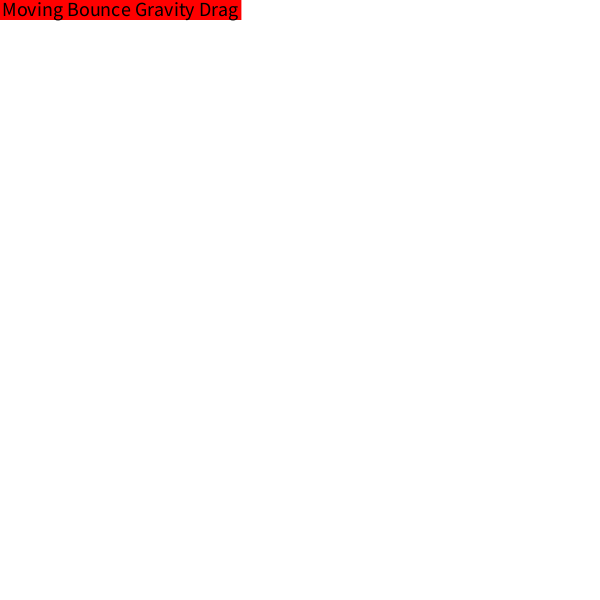
Frame 1 (no input)
Frame 60 (the mouse pressed at the canvas centre just before this capture): identical to frame 1, image omitted
Frame 120 (the mouse held since frame 60 and released just before this capture): identical to frame 1, image omitted

The Processing sketch that drew this single still picture (run headless with seeded random() and noise(); from frame 60 on, the mouse is pressed at the canvas centre):

// Processing sketch: SpringArrayRunner
// ── SpringArrayRunner.pde
/** -----------------------------------------------
SpringArrayDriver (Most Work Goes Here)

You will write a program that creates an array of orbs. When run, the simulation should show the orbs, connected by springs, moving according to the push/pull of the spring forces.

Earth gravity will be a toggle-able option, as well as whether the simulation is running movement or not.

Part 0: Create and populate the array of orbs.

Part 1: Draw the "springs" connecting the orbs.

Part 2: Calculate and apply the spring force to the
        orbs in the array.
Part 3: Apply earth based gravity and drag if those
        options are turned on.

Part 4: Allow for the removal and addition of orbs
----------------------------------------------- */


int NUM_ORBS = 10;
int MIN_SIZE = 10;
int MAX_SIZE = 60;
float MIN_MASS = 10;
float MAX_MASS = 100;
float G_CONSTANT = 1;
float D_COEF = 0.1;

int SPRING_LENGTH = 50;
float  SPRING_K = 0.005;

int MOVING = 0;
int BOUNCE = 1;
int GRAVITY = 2;
int DRAGF = 3;
boolean[] toggles = new boolean[4];
String[] modes = {"Moving", "Bounce", "Gravity", "Drag"};

FixedOrb earth;
Orb[] orbs;
int orbCount;


void setup()
{
    size(600, 600);

    //Part 0: Write makeOrbs below
    makeOrbs(true);
    //Part 3: create earth to simulate gravity
    earth = null;

}//setup


void draw()
{
    background(255);
    displayMode();

    //draw the orbs and springs
    for (int o=0; o < orbCount; o++) {
	orbs[o].display();

	//Part 1: write drawSpring below
	//Use drawspring correctly to draw springs

    }//draw orbs & springs

    if (toggles[MOVING]) {
	//Part 2: write applySprings below
	applySprings();

	//part 3: apply other forces if toggled on
	for (int o=0; o < orbCount; o++) {

	}//gravity, drag

	for (int o=0; o < orbCount; o++) {
	    orbs[o].move(toggles[BOUNCE]);
	}
    }//moving
}//draw


/**
   makeOrbs(boolean ordered)

   Set orbCount to NUM_ORBS
   Initialize and create orbCount Orbs in orbs.
   All orbs should have random mass and size.
   The first orb should be a FixedOrb
   If ordered is true:
   The orbs should be spaced SPRING_LENGTH distance
   apart along the middle of the screen.
   If ordered is false:
   The orbs should be positioned radomly.

   Each orb will be "connected" to its neighbors in the array.
*/
void makeOrbs(boolean ordered)
{
    // orbCount = NUM_ORBS;
    // orbs = new Orb[orbCount];

}//makeOrbs


/**
   drawSpring(Orb o0, Orb o1)

   Draw a line between the two Orbs.
   Line color should change as follows:
   red: The spring is stretched.
   green: The spring is compressed.
   black: The spring is at its normal length
*/
void drawSpring(Orb o0, Orb o1)
{

}//drawSpring


/**
   applySprings()

   FIRST: Fill in getSpring in the Orb class.

   THEN:
   Go through the Orbs array and apply the spring
   force correctly for each orb. We will consider every
   orb as being "connected" via a spring to is
   neighboring orbs in the array.
*/
void applySprings()
{

}//applySprings


/**
   addOrb()

   Add an orb to the arry of orbs.

   If the array of orbs is full, make a
   new, larger array that contains all
   the current orbs and the new one.
   (check out arrayCopy() to help)
*/
void addOrb()
{

}//addOrb


/**
   keyPressed()

   Toggle the various modes on and off
   Use 1 and 2 to setup model.
   Use - and + to add/remove orbs.
*/
void keyPressed()
{
    if (key == ' ') { toggles[MOVING]  = !toggles[MOVING]; }
    if (key == 'g') { toggles[GRAVITY] = !toggles[GRAVITY]; }
    if (key == 'b') { toggles[BOUNCE]  = !toggles[BOUNCE]; }
    if (key == 'd') { toggles[DRAGF]   = !toggles[DRAGF]; }
    if (key == '1') {
	makeOrbs(true);
    }
    if (key == '2') {
	makeOrbs(false);
    }

    if (key == '-') {
	//Part 4: Write code to remove an orb from the array

    }//removal
    if (key == '=' || key == '+') {
	//Part 4: Write addOrb() below
	addOrb();
    }//addition
  
}//keyPressed



void displayMode()
{
    textAlign(LEFT, TOP);
    textSize(20);
    noStroke();
    int spacing = 85;
    int x = 0;

    for (int m=0; m<toggles.length; m++) {
	//set box color
	if (toggles[m]) { fill(0, 255, 0); }
	else { fill(255, 0, 0); }

	float w = textWidth(modes[m]);
	rect(x, 0, w+5, 20);
	fill(0);
	text(modes[m], x+2, 2);
	x+= w+5;
    }
}//display

// ── FixedOrb.pde
class FixedOrb extends Orb
{

    FixedOrb(float x, float y, float s, float m)
    {
	super(x, y, s, m);
	c = color(255, 0, 0);
    }

    FixedOrb()
    {
	super();
	c = color(255, 0, 0);
    }

    
    void move(boolean bounce)
    {
	//do nothing
    }

}//fixedOrb

// ── Orb.pde
class Orb
{

    //instance variables
    PVector center;
    PVector velocity;
    PVector acceleration;
    float bsize;
    float mass;
    color c;


    Orb()
    {
	bsize = random(10, MAX_SIZE);
	float x = random(bsize/2, width-bsize/2);
	float y = random(bsize/2, height-bsize/2);
	center = new PVector(x, y);
	mass = random(10, 100);
	velocity = new PVector();
	acceleration = new PVector();
	setColor();
    }

    
    Orb(float x, float y, float s, float m)
    {
	bsize = s;
	mass = m;
	center = new PVector(x, y);
	velocity = new PVector();
	acceleration = new PVector();
	setColor();
    }

    
    //movement behavior
    void move(boolean bounce)
    {
	if (bounce) {
	    xBounce();
	    yBounce();
	}

	velocity.add(acceleration);
	center.add(velocity);
	acceleration.mult(0);
    }//move

    
    void applyForce(PVector force)
    {
	PVector scaleForce = force.copy();
	scaleForce.div(mass);
	acceleration.add(scaleForce);
    }

    
    PVector getDragForce(float cd)
    {
	float dragMag = velocity.mag();
	dragMag = -0.5 * dragMag * dragMag * cd;
	PVector dragForce = velocity.copy();
	dragForce.normalize();
	dragForce.mult(dragMag);
	return dragForce;
    }

    
    PVector getGravity(Orb other, float G)
    {
	float strength = G * mass*other.mass;
	//dont want to divide by 0!
	float r = max(center.dist(other.center), MIN_SIZE);
	strength = strength/ pow(r, 2);
	PVector force = other.center.copy();
	force.sub(center);
	force.mult(strength);
	return force;
    }

    /**
       getSpring()

       This should calculate the force felt on the calling object by
       a spring between the calling object and other.

       The resulting force should pull the calling object towards
       other if the spring is extended past springLength and should
       push the calling object away from o if the spring is compressed
       to be less than springLength.

       F = kx (ABhat)
       k: Spring constant
       x: displacement, the difference of the distance
       between A and B and the length of the spring.
       (ABhat): The normalized vector from A to B
    */
    PVector getSpring(Orb other, int springLength, float springK)
    {
	PVector direction = new PVector();

	return direction;
    }//getSpring

    
    boolean yBounce()
    {
	if (center.y > height - bsize/2) {
	    velocity.y *= -1;
	    center.y = height - bsize/2;

	    return true;
	}//bottom bounce
	else if (center.y < bsize/2) {
	    velocity.y*= -1;
	    center.y = bsize/2;
	    return true;
	}
	return false;
    }//yBounce

    
    boolean xBounce()
    {
	if (center.x > width - bsize/2) {
	    center.x = width - bsize/2;
	    velocity.x *= -1;
	    return true;
	}
	else if (center.x < bsize/2) {
	    center.x = bsize/2;
	    velocity.x *= -1;
	    return true;
	}
	return false;
    }//xbounce

    
    boolean collisionCheck(Orb other)
    {
	return ( this.center.dist(other.center)
		 <= (this.bsize/2 + other.bsize/2) );
    }//collisionCheck


    void setColor()
    {
	color c0 = color(0, 255, 255);
	color c1 = color(0);
	c = lerpColor(c0, c1, (mass-MIN_SIZE)/(MAX_MASS-MIN_SIZE));
    }//setColor

    
    //visual behavior
    void display()
    {
	noStroke();
	fill(c);
	circle(center.x, center.y, bsize);
	fill(0);
	//text(mass, center.x, center.y);
    }//display
}//Ball
